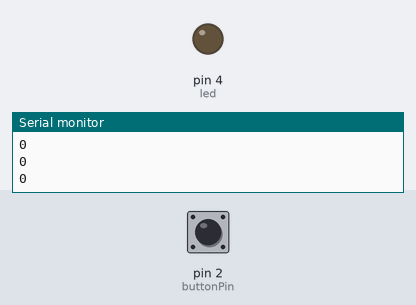
This sketch was run on a simulated Arduino Uno, built with avr-gcc and run on an emulated ATmega328P. Parts: output pins drawn as LEDs (lit = HIGH), the last lines printed to the serial monitor. Inputs (shaded band) come from the test bench; at power-on: pin 2 (buttonPin) LOW.

Above: at 1.8 s.
1.9 s: pin 2 (buttonPin) pulled HIGH for 0.6 s
At 2.4 s:
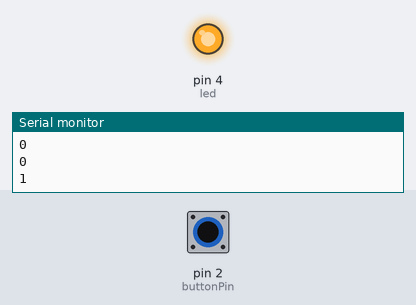
4.0 s: pin 2 (buttonPin) pulled HIGH for 3.2 s
At 8.6 s:
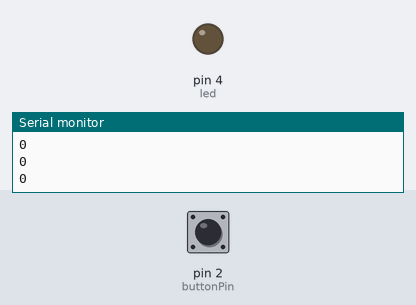
Timing chart, 0 to 10.1 s (numbered marks = the images above; inputs shaded):
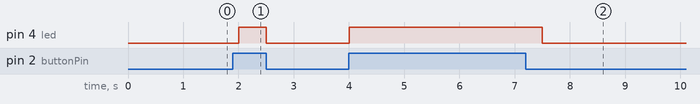

The sketch:

ButtonAttempt1.ino
```cpp
/* This is the first time we tried to use a button (it didn't work). */

// Pin 13 has an LED connected on most Arduino boards.
// give it a name:
int led = 4;
int brightness; //= 255;
int buttonPin = 2;

bool buttonState;

// the setup routine runs once when you press reset:
void setup() {
  // initialize the digital pin as an output.
  pinMode(led, OUTPUT);
  pinMode(buttonPin, INPUT);
  Serial.begin(9600);
}

// the loop routine runs over and over again forever:
void loop() {
  buttonState = digitalRead(buttonPin);
  Serial.println(buttonState);
  if (buttonState == HIGH){
    brightness = 255;
    analogWrite(led, brightness); //set brightness to brightness
    delay(500);
    // brightness = 0;
    // analogWrite(led, brightness); //set brightness to brightness
    // delay(2000);
  }
  else{
    brightness = 0;
    analogWrite(led, brightness); //set brightness to brightness
    delay(500);
  }

}
```

Measured:
- after the input at 1.9 s, pin 4 (led): LOW → HIGH after 0.10 s, → LOW 0.50 s later
- after the input at 4.0 s, pin 4 (led): LOW → HIGH at once, → LOW 3.5 s later
